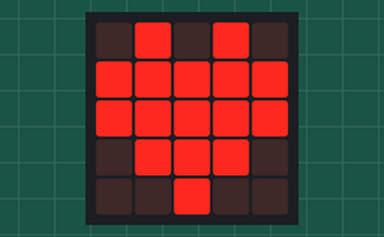
The program below on a simulated BBC micro:bit (MakeCode). On the bench: the board's 5×5 LED display.

Above: at 0.2 s.
At 0.61 s:
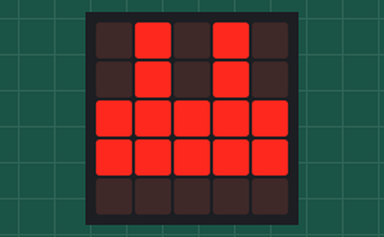

Measured:
- what the display in image 1 shows lasts 0.4 s, from 0.4 s to 0.8 s

The program:

main.ts
```typescript
basic.forever(function () {
    basic.showLeds(`
        . # . # .
        # # # # #
        # # # # #
        . # # # .
        . . # . .
        `)
    basic.showLeds(`
        . # . # .
        . # . # .
        # # # # #
        # # # # #
        . . . . .
        `)
})
```

test.ts
```typescript
// i test vanno qui; questi non saranno compilati quando questo pacchetto viene usato come estensione.
```
